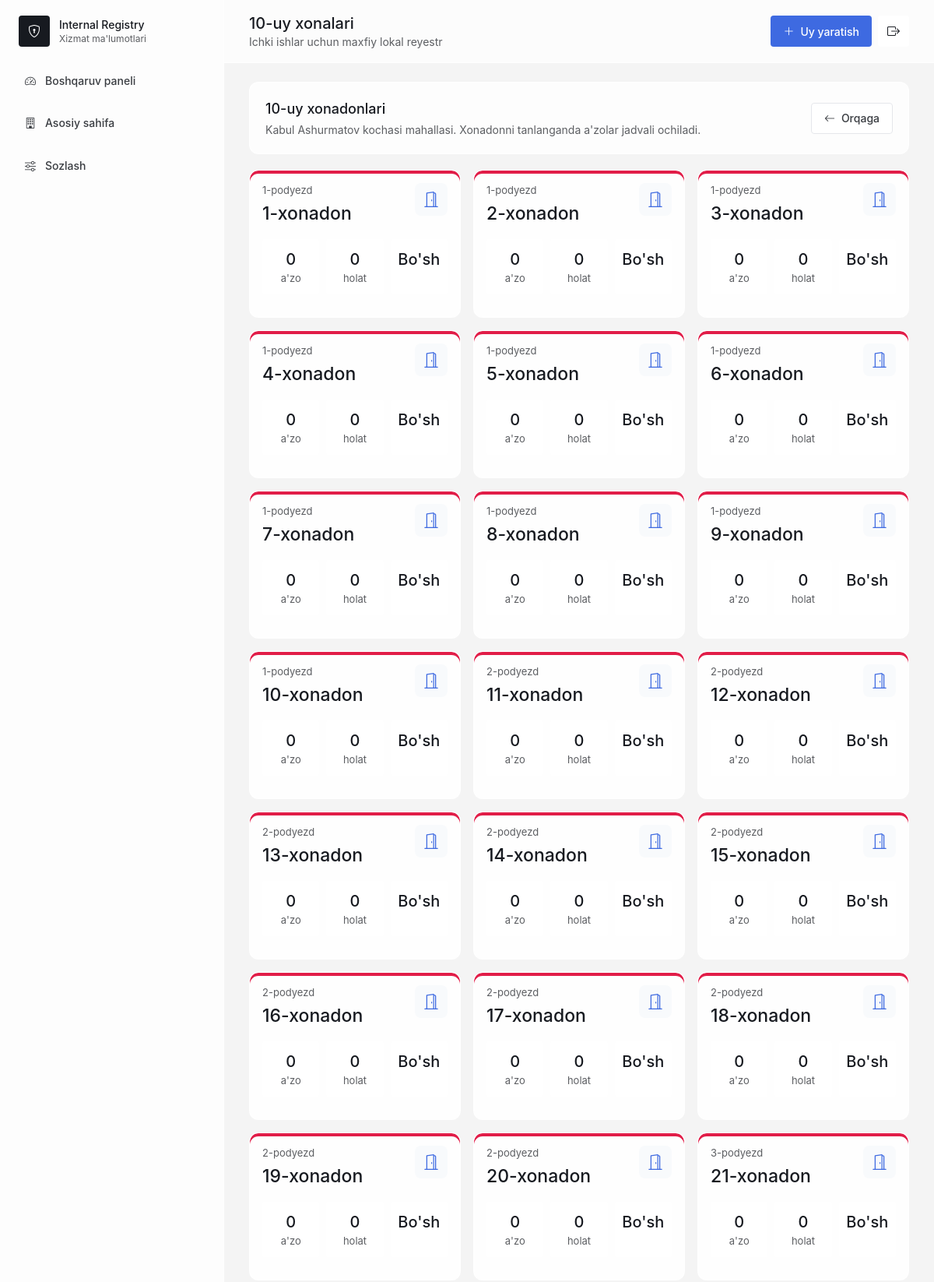
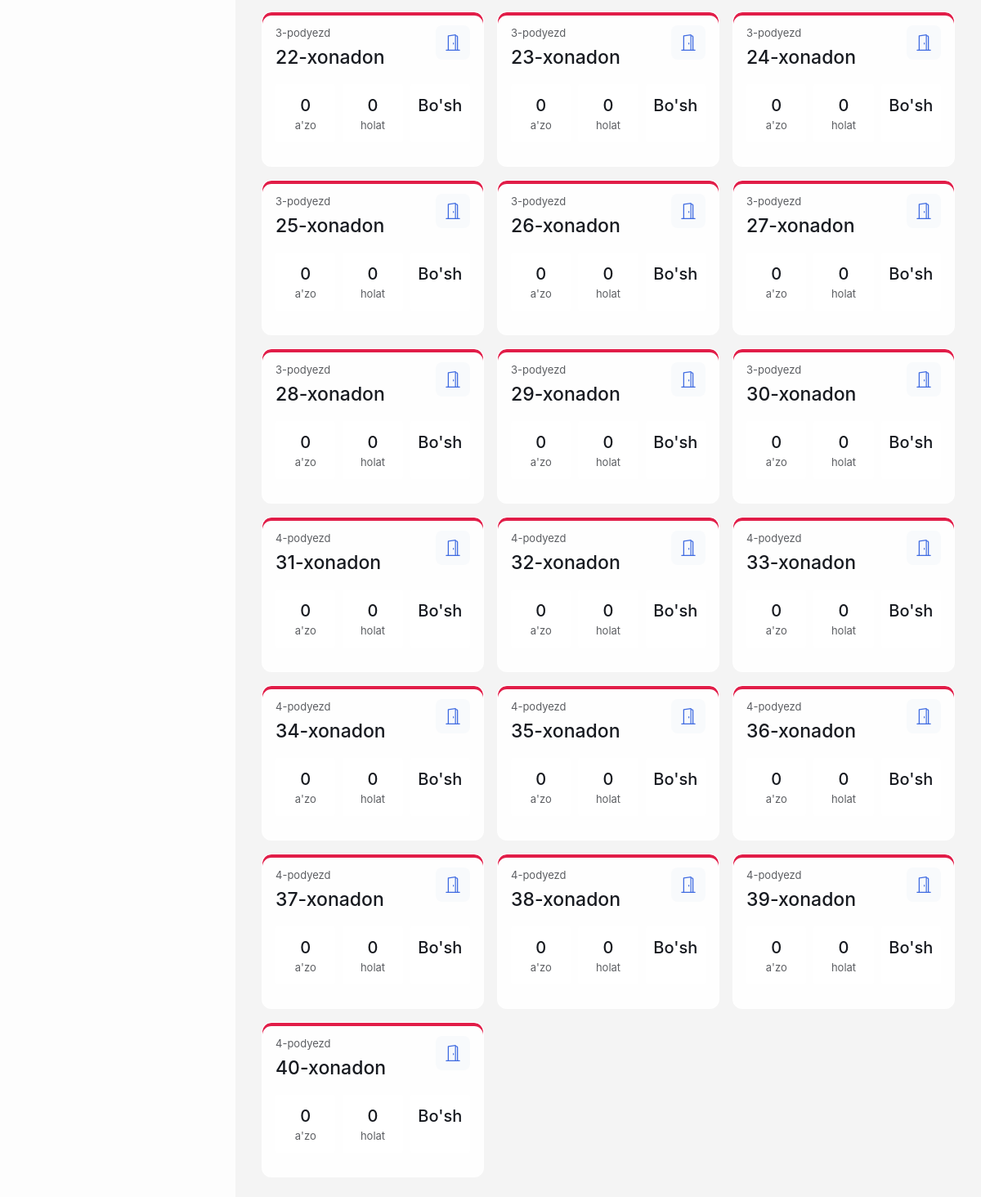
Page /settings/houses/7/rooms/ (signed in) on the committed database (2 pictures, top to bottom).
### registry/models.py (models this page shows, shortened)
class House(models.Model):
    COLOR_CHOICES = [
        ("blue", "Ko'k"),
        ("green", "Yashil"),
        ("red", "Qizil"),
        ("amber", "Sariq"),
        ("slate", "Kulrang"),
    ]
    house_number = models.CharField(max_length=40)
    street_name = models.CharField(max_length=180)
    room_count = models.PositiveIntegerField()
    entrance_count = models.PositiveIntegerField(default=4)
    apartments_per_entrance = models.PositiveIntegerField(default=10)
    color = models.CharField(max_length=20, choices=COLOR_CHOICES, default="blue")
    entrance_camera = models.BooleanField(default=False)
    yard_camera = models.BooleanField(default=False)
    yard_camera_count = models.PositiveIntegerField(blank=True, null=True)
    entrance_sos_button = models.BooleanField(default=False)
    created_at = models.DateTimeField(auto_now_add=True)
    updated_at = models.DateTimeField(auto_now=True)
    class Meta:
        ordering = ["-created_at"]
        constraints = [
            models.UniqueConstraint(
                fields=["house_number", "street_name"],
                name="unique_house_per_street",
            )
        ]

class Room(models.Model):
    LARGE = "large"
    MEDIUM = "medium"
    SMALL = "small"
    FAMILY_STATUS_CHOICES = [
        (LARGE, "Katta oila"),
        (MEDIUM, "O'rta oila"),
        (SMALL, "Kichik oila"),
    ]
    house = models.ForeignKey(House, related_name="rooms", on_delete=models.CASCADE)
    room_number = models.PositiveIntegerField()
    entrance_number = models.PositiveIntegerField(default=1)
    family_status = models.CharField(max_length=20, choices=FAMILY_STATUS_CHOICES, default=SMALL)
    created_at = models.DateTimeField(auto_now_add=True)
    updated_at = models.DateTimeField(auto_now=True)
    class Meta:
        ordering = ["room_number"]
        constraints = [
            models.UniqueConstraint(fields=["house", "room_number"], name="unique_room_per_house")
        ]

### registry/views.py (the view)
# urls.py: path("settings/houses/<int:pk>/rooms/", login_required(views.settings_house_rooms), name="settings_house_rooms"),
def settings_house_rooms(request, pk):
    house = get_object_or_404(House, pk=pk)
    rooms = house.rooms.annotate(
        resident_count=Count("residents", distinct=True),
        violation_count=Count("residents", filter=Q(residents__has_violation=True), distinct=True),
    )
    return render(
        request,
        "registry/settings_rooms.html",
        {"page_title": f"{house.house_number}-uy xonalari", "house": house, "rooms": rooms},
    )

### registry/templates/registry/settings_rooms.html
{% extends "registry/base.html" %}
{% block content %}
<section class="panel mb-5">
    <div class="flex flex-col justify-between gap-4 md:flex-row md:items-center">
        <div>
            <h2>{{ house.house_number }}-uy xonadonlari</h2>
            <p class="mt-1 text-sm text-[#5C5E62]">{{ house.street_name }} mahallasi. Xonadonni tanlanganda a'zolar jadvali ochiladi.</p>
        </div>
        <a class="btn-secondary" href="{% url 'registry:settings' %}"><i class="bi bi-arrow-left"></i> Orqaga</a>
    </div>
</section>
<section class="apartment-card-grid">
    {% for room in rooms %}
    <a class="apartment-manage-card {% if room.resident_count %}occupied{% else %}empty{% endif %}" href="{% url 'registry:settings_room_residents' room.pk %}">
        <div class="flex items-start justify-between gap-3">
            <div>
                <p>{{ room.entrance_number }}-podyezd</p>
                <h3>{{ room.room_number }}-xonadon</h3>
            </div>
            <span class="house-icon"><i class="bi bi-door-open"></i></span>
        </div>
        <div class="house-metrics compact mt-4">
            <span><strong>{{ room.resident_count }}</strong> a'zo</span>
            <span><strong>{{ room.violation_count }}</strong> holat</span>
            <span class="{% if room.resident_count %}good{% else %}danger{% endif %}"><strong>{% if room.resident_count %}Band{% else %}Bo'sh{% endif %}</strong></span>
        </div>
    </a>
    {% empty %}
    <div class="panel text-center"><p class="empty">Xonadon topilmadi.</p></div>
    {% endfor %}
</section>
{% endblock %}

### registry/static/registry/css/app.css (style rules this page uses)
* { box-sizing: border-box; }
body { font-family: -apple-system, BlinkMacSystemFont, "Segoe UI", Arial, sans-serif; letter-spacing: 0; }
.btn-primary, .btn-secondary, .btn-danger, .filter-btn, .page-btn { display:inline-flex; align-items:center; gap:.5rem; min-height:40px; border-radius:4px; padding:.45rem 1rem; font-size:14px; font-weight:500; transition:.33s; }
.btn-secondary, .filter-btn, .page-btn { background:#fff; color:#393C41; border:1px solid #e5e7eb; }
.panel { border-radius:12px; background:rgba(255,255,255,.78); border:1px solid rgba(255,255,255,.9); padding:1.25rem; backdrop-filter:blur(20px); }
.panel h2 { font-size:18px; font-weight:500; }
.stat-card.danger i, .danger strong { color:#be123c; }
.list-row span, .empty { color:#5C5E62; }
.house-icon { display:grid; height:42px; width:42px; flex:0 0 auto; place-items:center; border-radius:8px; background:#f8fafc; color:#3E6AE1; font-size:20px; }
.house-metrics { display:flex; flex-wrap:wrap; gap:.75rem; }
.house-metrics.compact { display:grid; grid-template-columns:repeat(3,minmax(0,1fr)); gap:.55rem; }
.house-metrics span, .mini-stat { border-radius:4px; background:#fff; padding:.75rem; color:#5C5E62; font-size:13px; }
.house-metrics.compact span { padding:.65rem .55rem; text-align:center; }
.house-metrics strong, .mini-stat strong { display:block; color:#171A20; font-size:20px; font-weight:500; }
.apartment-card-grid { display:grid; grid-template-columns:repeat(auto-fill,minmax(250px,1fr)); gap:1rem; }
.apartment-manage-card { min-height:190px; border-radius:12px; border:1px solid rgba(255,255,255,.95); background:rgba(255,255,255,.84); padding:1rem; color:#171A20; transition:.25s; }
.apartment-manage-card.empty { box-shadow:inset 0 4px 0 #e11d48; }
.apartment-manage-card p { color:#5C5E62; font-size:13px; }
.apartment-manage-card h3 { margin-top:.15rem; font-size:23px; font-weight:500; }

### rows in the picture
House: house_number "10", street_name "Kabul Ashurmatov kochasi"
Room: entrance_number "1", room_number "1", resident_count "0", violation_count "0", shows "Bo'sh"
Room: entrance_number "1", room_number "2", resident_count "0", violation_count "0", shows "Bo'sh"
Room: entrance_number "1", room_number "3", resident_count "0", violation_count "0", shows "Bo'sh"
Room: entrance_number "1", room_number "4", resident_count "0", violation_count "0", shows "Bo'sh"
Room: entrance_number "1", room_number "5", resident_count "0", violation_count "0", shows "Bo'sh"
Room: entrance_number "1", room_number "6", resident_count "0", violation_count "0", shows "Bo'sh"
Room: entrance_number "1", room_number "7", resident_count "0", violation_count "0", shows "Bo'sh"
Room: entrance_number "1", room_number "8", resident_count "0", violation_count "0", shows "Bo'sh"
Room: entrance_number "1", room_number "9", resident_count "0", violation_count "0", shows "Bo'sh"
Room: entrance_number "1", room_number "10", resident_count "0", violation_count "0", shows "Bo'sh"
Room: entrance_number "2", room_number "11", resident_count "0", violation_count "0", shows "Bo'sh"
Room: entrance_number "2", room_number "12", resident_count "0", violation_count "0", shows "Bo'sh"
Room: entrance_number "2", room_number "13", resident_count "0", violation_count "0", shows "Bo'sh"
Room: entrance_number "2", room_number "14", resident_count "0", violation_count "0", shows "Bo'sh"
Room: entrance_number "2", room_number "15", resident_count "0", violation_count "0", shows "Bo'sh"
Room: entrance_number "2", room_number "16", resident_count "0", violation_count "0", shows "Bo'sh"
Room: entrance_number "2", room_number "17", resident_count "0", violation_count "0", shows "Bo'sh"
Room: entrance_number "2", room_number "18", resident_count "0", violation_count "0", shows "Bo'sh"
Room: entrance_number "2", room_number "19", resident_count "0", violation_count "0", shows "Bo'sh"
Room: entrance_number "2", room_number "20", resident_count "0", violation_count "0", shows "Bo'sh"
Room: entrance_number "3", room_number "21", resident_count "0", violation_count "0", shows "Bo'sh"
Room: entrance_number "3", room_number "22", resident_count "0", violation_count "0", shows "Bo'sh"
Room: entrance_number "3", room_number "23", resident_count "0", violation_count "0", shows "Bo'sh"
Room: entrance_number "3", room_number "24", resident_count "0", violation_count "0", shows "Bo'sh"
Room: entrance_number "3", room_number "25", resident_count "0", violation_count "0", shows "Bo'sh"
Room: entrance_number "3", room_number "26", resident_count "0", violation_count "0", shows "Bo'sh"
Room: entrance_number "3", room_number "27", resident_count "0", violation_count "0", shows "Bo'sh"
Room: entrance_number "3", room_number "28", resident_count "0", violation_count "0", shows "Bo'sh"
Room: entrance_number "3", room_number "29", resident_count "0", violation_count "0", shows "Bo'sh"
Room: entrance_number "3", room_number "30", resident_count "0", violation_count "0", shows "Bo'sh"
Room: entrance_number "4", room_number "31", resident_count "0", violation_count "0", shows "Bo'sh"
Room: entrance_number "4", room_number "32", resident_count "0", violation_count "0", shows "Bo'sh"
Room: entrance_number "4", room_number "33", resident_count "0", violation_count "0", shows "Bo'sh"
Room: entrance_number "4", room_number "34", resident_count "0", violation_count "0", shows "Bo'sh"
Room: entrance_number "4", room_number "35", resident_count "0", violation_count "0", shows "Bo'sh"
Room: entrance_number "4", room_number "36", resident_count "0", violation_count "0", shows "Bo'sh"
Room: entrance_number "4", room_number "37", resident_count "0", violation_count "0", shows "Bo'sh"
Room: entrance_number "4", room_number "38", resident_count "0", violation_count "0", shows "Bo'sh"
Room: entrance_number "4", room_number "39", resident_count "0", violation_count "0", shows "Bo'sh"
Room: entrance_number "4", room_number "40", resident_count "0", violation_count "0", shows "Bo'sh"

### other values in the picture
{{ page_title|default:"Boshqaruv paneli" }} "10-uy xonalari"
